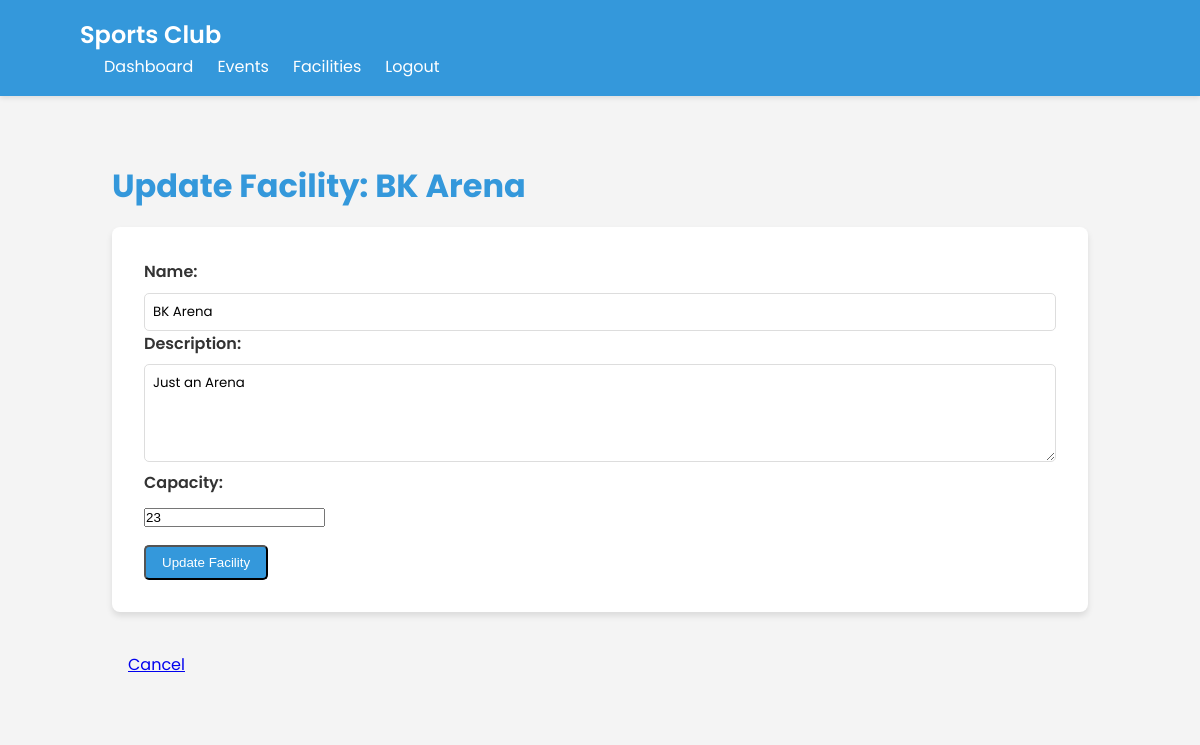
Screenshot of /facilities/1/update/ (signed in) with the database file from the repository.
### facilities/models.py (models this page shows, shortened)
class Facility(models.Model):
    name = models.CharField(max_length=100)
    description = models.TextField()
    capacity = models.IntegerField()

### facilities/views.py (the view)
# urls.py: path('<int:facility_id>/update/', update_facility, name='update_facility'),  # URL for updating facility
@login_required
def update_facility(request, facility_id):
    facility = get_object_or_404(Facility, id=facility_id)
    if request.method == 'POST':
        form = FacilityForm(request.POST, instance=facility)
        if form.is_valid():
            form.save()
            return redirect('facility_list')  # Redirect to the facility list after update
    else:
        form = FacilityForm(instance=facility)
    return render(request, 'facilities/update_facility.html', {'form': form, 'facility': facility})

### facilities/forms.py
class FacilityForm(forms.ModelForm):
    class Meta:
        model = Facility
        fields = ['name', 'description', 'capacity']
        widgets = {
            'description': forms.Textarea(attrs={'rows': 4}),
        }

### templates/facilities/update_facility.html (shortened to what this page needs)
{% extends "base.html" %}
{% block content %}
<div class="update-page">
  <h1 class="update-title">Update Facility: {{ facility.name }}</h1>
  <form method="POST" class="update-form">
    {{ form.as_p }}
    <button type="submit" class="button update-button">Update Facility</button>
  </form>
  <a href="{% url 'facility_list' %}" class="button">Cancel</a>
</div>
{% endblock %}

### static/css/styles.css (style rules this page uses)
:root { --primary-color: #3498db; --secondary-color: #2ecc71; --background-color: #f4f4f4; --text-color: #333; --accent-color: #e74c3c; --font-family: 'Poppins', sans-serif; --max-width: 1200px; --container-padding: 20px; }
* { margin: 0; padding: 0; box-sizing: border-box; }
body { font-family: var(--font-family); line-height: 1.6; color: var(--text-color); background-color: var(--background-color); }
h1, h2, h3 { margin-bottom: 1rem; color: var(--primary-color); }
form { background-color: white; padding: 2rem; border-radius: 8px; box-shadow: 0 4px 6px rgba(0, 0, 0, 0.1); }
label { display: block; margin-bottom: 0.5rem; font-weight: 600; }
input[type="text"], input[type="email"], input[type="password"], input[type="datetime-local"], select, textarea { width: 100%; padding: 0.5rem; border: 1px solid #ddd; border-radius: 5px; font-family: var(--font-family); }
.update-page { padding: 2rem; background-color: var(--background-color); }
.update-title { font-size: 2rem; margin-bottom: 1rem; color: var(--primary-color); }
.update-form { background-color: white; border-radius: 8px; box-shadow: 0 4px 6px rgba(0, 0, 0, 0.1); padding: 2rem; margin-bottom: 2rem; }
.update-form label { font-weight: 600; }
.update-form input[type="text"], .update-form input[type="email"], .update-form input[type="password"], .update-form select, .update-form textarea { width: 100%; padding: 0.5rem; border: 1px solid #ddd; border-radius: 5px; }
.update-button { margin-top: 1rem; background-color: var(--primary-color); color: white; }
.button { display: inline-block; padding: 0.5rem 1rem; border-radius: 5px; transition: background-color 0.3s ease; }

### rows the page displays
Facility: name "BK Arena", description "Just an Arena", capacity "23"
